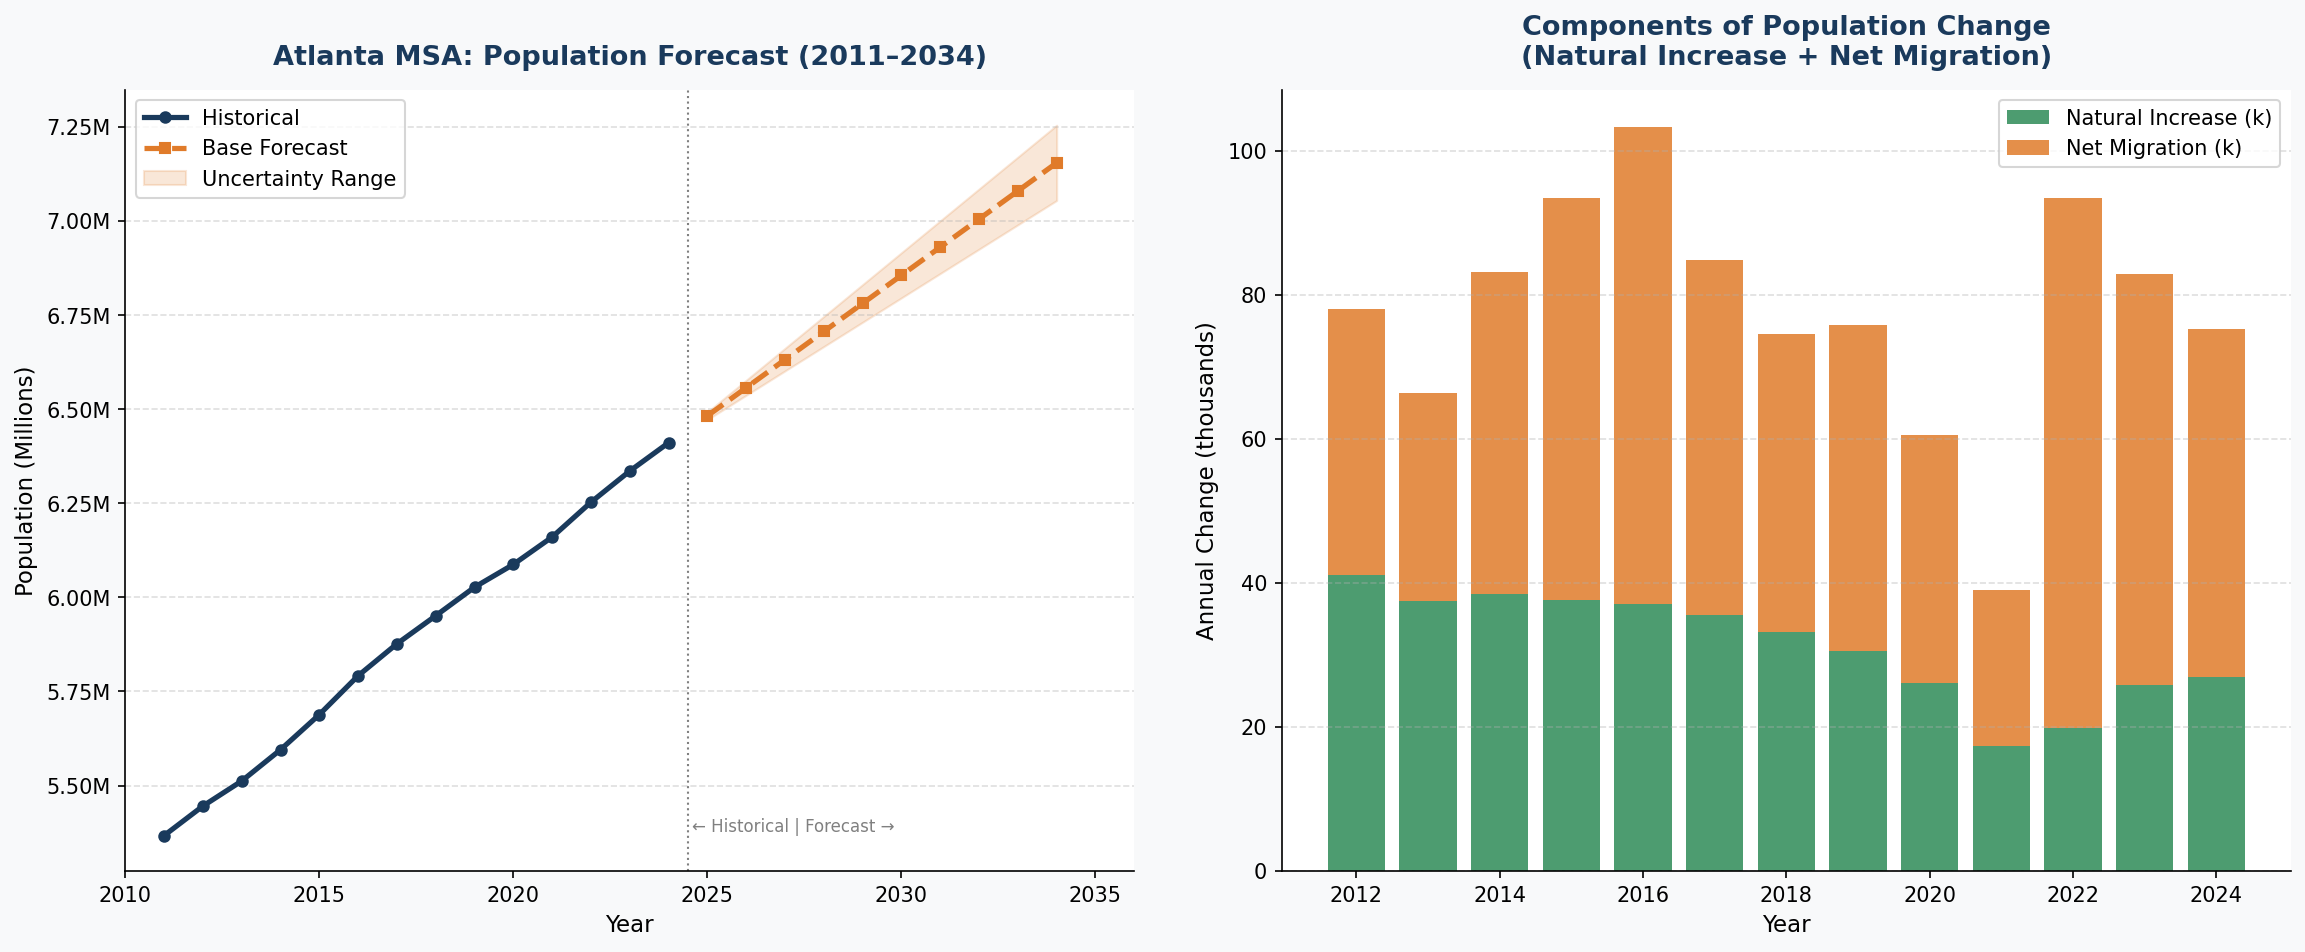

Source code (Python):
import pandas as pd
import numpy as np
import matplotlib
matplotlib.use('Agg')
import matplotlib.pyplot as plt
import matplotlib.ticker as mticker
import warnings
warnings.filterwarnings('ignore')

# ── 1. LOAD DATA ─────────────────────────────────────────────────────────────
df = pd.read_csv('/mnt/user-data/uploads/Atlanta.csv')
df.columns = [c.strip() for c in df.columns]
df = df[df['Year'].notna() & (df['Year'] > 2000)].copy()
df['Year'] = df['Year'].astype(int)
df['Population'] = df['Estimate Population'].astype(str).str.replace(',','').astype(float)
df['NetMig']     = df['Net Mig'].astype(str).str.replace(',','').astype(float)
df['NatInc']     = df['Natural inc'].astype(str).str.replace(',','').astype(float)
df = df.sort_values('Year').reset_index(drop=True)

years  = df['Year'].values
pop    = df['Population'].values

print("Historical data loaded:")
print(df[['Year','Population','NetMig','NatInc']].to_string(index=False))

# ── 2. HOLT-WINTERS (DOUBLE EXPONENTIAL SMOOTHING) ───────────────────────────
# Manual implementation — no statsmodels needed
def holt_forecast(series, alpha, beta, n_ahead):
    """Holt's linear (double) exponential smoothing."""
    L = series[0]
    T = series[1] - series[0]
    fitted = []
    for t in range(len(series)):
        if t == 0:
            fitted.append(L + T)
            continue
        L_prev, T_prev = L, T
        L = alpha * series[t] + (1 - alpha) * (L_prev + T_prev)
        T = beta  * (L - L_prev) + (1 - beta) * T_prev
        fitted.append(L + T)
    forecasts = [L + i * T for i in range(1, n_ahead + 1)]
    return np.array(fitted), np.array(forecasts), L, T

# Grid search for best alpha/beta (minimize RMSE on historical)
best_rmse, best_a, best_b = 1e12, 0.5, 0.1
for a in np.arange(0.1, 1.0, 0.1):
    for b in np.arange(0.05, 0.5, 0.05):
        fitted, _, _, _ = holt_forecast(pop, a, b, 0)
        rmse = np.sqrt(np.mean((pop - fitted)**2))
        if rmse < best_rmse:
            best_rmse, best_a, best_b = rmse, a, b

print(f"\nHolt best params: alpha={best_a:.2f}, beta={best_b:.2f}, RMSE={best_rmse:,.0f}")
fitted_holt, fc_holt, L_final, T_final = holt_forecast(pop, best_a, best_b, 10)

# ── 3. LINEAR TREND (SIMPLE BENCHMARK) ───────────────────────────────────────
coeffs = np.polyfit(years, pop, 1)
poly   = np.poly1d(coeffs)
fc_years = np.arange(2025, 2035)
fc_linear = poly(fc_years)

# ── 4. COMPONENT-BASED SCENARIO BOUNDS ───────────────────────────────────────
# Use average annual growth from recent 5 years (2020-2024) for component cross-check
recent = df[df['Year'] >= 2020].copy()
avg_natinc = recent['NatInc'].mean()
avg_netmig = recent['NetMig'].mean()
base_pop   = pop[-1]  # 2024 = 6,411,149

# Scenarios: vary net migration (most volatile driver for Atlanta)
# Base: avg of last 5 years migration; High: +20k/yr; Low: -20k/yr
fc_component_base = []
fc_component_high = []
fc_component_low  = []
p_base = p_high = p_low = base_pop
for _ in range(10):
    p_base += avg_natinc + avg_netmig
    p_high += avg_natinc + avg_netmig + 20000
    p_low  += avg_natinc + avg_netmig - 20000
    fc_component_base.append(p_base)
    fc_component_high.append(p_high)
    fc_component_low.append(p_low)

fc_component_base = np.array(fc_component_base)
fc_component_high = np.array(fc_component_high)
fc_component_low  = np.array(fc_component_low)

# ── 5. FINAL FORECAST = blend Holt + Component (equal weight) ────────────────
fc_final = (fc_holt + fc_component_base) / 2
fc_high  = (fc_holt + fc_component_high) / 2
fc_low   = (fc_holt + fc_component_low)  / 2

print("\n=== 10-YEAR FORECAST (2025–2034) ===")
print(f"{'Year':>6} {'Base (M)':>12} {'Low (M)':>12} {'High (M)':>12}")
for i, yr in enumerate(fc_years):
    print(f"{yr:>6} {fc_final[i]/1e6:>12.4f} {fc_low[i]/1e6:>12.4f} {fc_high[i]/1e6:>12.4f}")

# ── 6. CHARTS ─────────────────────────────────────────────────────────────────
fig, axes = plt.subplots(1, 2, figsize=(16, 7))
fig.patch.set_facecolor('#F8F9FA')

BLUE   = '#1A3A5C'
ORANGE = '#E07B2A'
GREEN  = '#2E8B57'
LGREY  = '#D0D5DD'

# ─ Chart 1: Historical + Forecast with uncertainty band ─
ax = axes[0]
ax.set_facecolor('white')
ax.plot(years, pop/1e6, color=BLUE, lw=2.5, marker='o', ms=5, label='Historical')
ax.plot(fc_years, fc_final/1e6, color=ORANGE, lw=2.5, marker='s', ms=5,
        linestyle='--', label='Base Forecast')
ax.fill_between(fc_years, fc_low/1e6, fc_high/1e6,
                color=ORANGE, alpha=0.18, label='Uncertainty Range')
ax.axvline(x=2024.5, color='grey', lw=1, linestyle=':')
ax.text(2024.6, pop.min()/1e6, '← Historical | Forecast →',
        fontsize=8, color='grey', va='bottom')
ax.set_title('Atlanta MSA: Population Forecast (2011–2034)',
             fontsize=13, fontweight='bold', color=BLUE, pad=12)
ax.set_xlabel('Year', fontsize=11)
ax.set_ylabel('Population (Millions)', fontsize=11)
ax.yaxis.set_major_formatter(mticker.FuncFormatter(lambda x, _: f'{x:.2f}M'))
ax.legend(fontsize=10)
ax.grid(axis='y', linestyle='--', alpha=0.4)
ax.set_xlim(2010, 2036)
for spine in ['top','right']:
    ax.spines[spine].set_visible(False)

# ─ Chart 2: Annual Growth & Components ─
ax2 = axes[1]
ax2.set_facecolor('white')
ann_growth = np.diff(pop)
bar_years  = years[1:]
ax2.bar(bar_years, df['NatInc'].values[1:]/1000, color=GREEN,   label='Natural Increase (k)', alpha=0.85)
ax2.bar(bar_years, df['NetMig'].values[1:]/1000, bottom=df['NatInc'].values[1:]/1000,
        color=ORANGE, label='Net Migration (k)', alpha=0.85)
ax2.set_title('Components of Population Change\n(Natural Increase + Net Migration)',
              fontsize=13, fontweight='bold', color=BLUE, pad=12)
ax2.set_xlabel('Year', fontsize=11)
ax2.set_ylabel("Annual Change (thousands)", fontsize=11)
ax2.legend(fontsize=10)
ax2.grid(axis='y', linestyle='--', alpha=0.4)
for spine in ['top','right']:
    ax2.spines[spine].set_visible(False)

plt.tight_layout(pad=3)
plt.savefig('/mnt/user-data/outputs/atlanta_forecast.png', dpi=150, bbox_inches='tight')
print("\nChart saved.")

# ── 7. EXPORT TABLE ──────────────────────────────────────────────────────────
hist_table = pd.DataFrame({
    'Year': years,
    'Type': 'Historical',
    'Population': pop.astype(int),
    'Population_M': (pop/1e6).round(4),
    'Net_Migration': df['NetMig'].values.astype(int),
    'Natural_Increase': df['NatInc'].values.astype(int)
})
fc_table = pd.DataFrame({
    'Year': fc_years,
    'Type': 'Forecast',
    'Population': fc_final.astype(int),
    'Population_M': (fc_final/1e6).round(4),
    'Net_Migration': int(avg_netmig),
    'Natural_Increase': int(avg_natinc)
})
fc_table['Low_Scenario']  = fc_low.astype(int)
fc_table['High_Scenario'] = fc_high.astype(int)
full_table = pd.concat([hist_table, fc_table], ignore_index=True)
full_table.to_csv('/mnt/user-data/outputs/atlanta_population_table.csv', index=False)
print("Table saved.")
print(f"\nForecast 2034 (Base): {fc_final[-1]/1e6:.3f}M")
print(f"Forecast 2034 (Low):  {fc_low[-1]/1e6:.3f}M")
print(f"Forecast 2034 (High): {fc_high[-1]/1e6:.3f}M")
